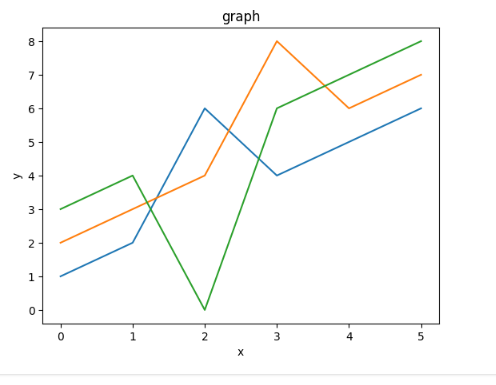

Recreate this plot in Python.
import matplotlib.pyplot as plt

arr1 = [1, 2, 6, 4, 5, 6]
arr2 = [2, 3, 4, 8, 6, 7]
arr3 = [3, 4, 0, 6, 7, 8]

plt.plot(arr1)
plt.plot(arr2 )
plt.plot(arr3)

plt.xlabel('x')
plt.ylabel('y')
plt.title('graph')
plt.show()
